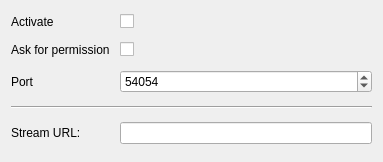
<?xml version="1.0" encoding="UTF-8"?>
<ui version="4.0">
 <class>GUI_BroadcastSetup</class>
 <widget class="QWidget" name="GUI_BroadcastSetup">
  <property name="geometry">
   <rect>
    <x>0</x>
    <y>0</y>
    <width>383</width>
    <height>162</height>
   </rect>
  </property>
  <layout class="QGridLayout" name="gridLayout">
   <property name="spacing">
    <number>10</number>
   </property>
   <item row="2" column="0">
    <widget class="QLabel" name="label">
     <property name="text">
      <string>Port</string>
     </property>
    </widget>
   </item>
   <item row="0" column="0">
    <widget class="QLabel" name="label_2">
     <property name="text">
      <string>Activate</string>
     </property>
    </widget>
   </item>
   <item row="1" column="0">
    <widget class="QLabel" name="label_3">
     <property name="text">
      <string>Ask for permission</string>
     </property>
    </widget>
   </item>
   <item row="0" column="1">
    <widget class="QCheckBox" name="cb_active">
     <property name="text">
      <string/>
     </property>
    </widget>
   </item>
   <item row="2" column="1">
    <widget class="QSpinBox" name="sb_port">
     <property name="maximum">
      <number>65535</number>
     </property>
     <property name="value">
      <number>54054</number>
     </property>
    </widget>
   </item>
   <item row="1" column="1">
    <widget class="QCheckBox" name="cb_prompt">
     <property name="text">
      <string/>
     </property>
    </widget>
   </item>
   <item row="4" column="1">
    <widget class="QLineEdit" name="le_url">
     <property name="sizePolicy">
      <sizepolicy hsizetype="Expanding" vsizetype="Fixed">
       <horstretch>0</horstretch>
       <verstretch>0</verstretch>
      </sizepolicy>
     </property>
     <property name="dragEnabled">
      <bool>true</bool>
     </property>
     <property name="readOnly">
      <bool>true</bool>
     </property>
    </widget>
   </item>
   <item row="3" column="0" colspan="2">
    <widget class="Line" name="line_2">
     <property name="orientation">
      <enum>Qt::Horizontal</enum>
     </property>
    </widget>
   </item>
   <item row="4" column="0">
    <widget class="QLabel" name="lab_url_title">
     <property name="text">
      <string>Stream URL:</string>
     </property>
    </widget>
   </item>
  </layout>
 </widget>
 <resources/>
 <connections/>
</ui>
